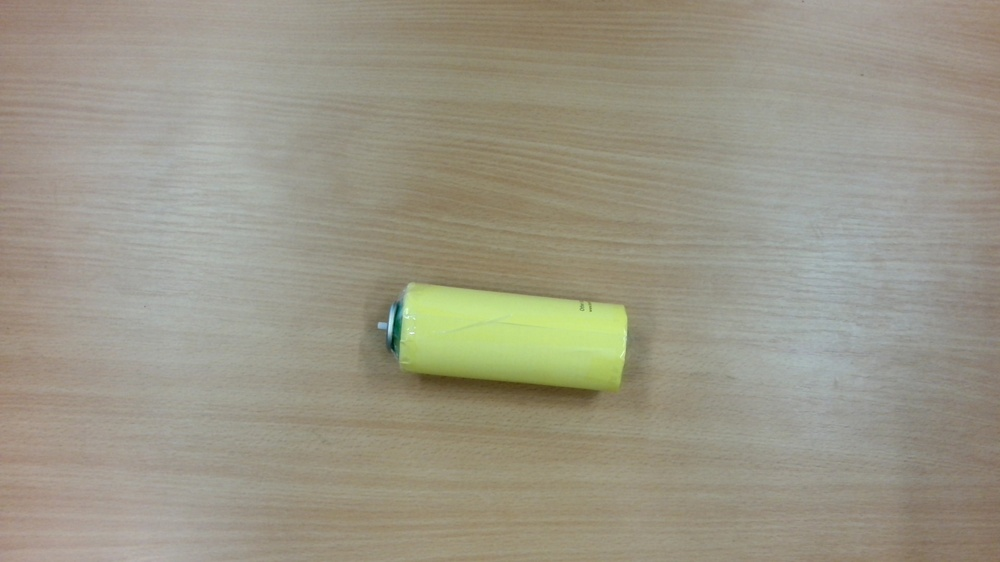
#> input picture data/train/images/photo_1.jpg, 1000 x 562 px, shrunk from 1920 x 1080 before the run, found by its file name
$ python border.py
#> lines starting #> are read from the running program, lines starting #| are printed output that depends on the picture; after the words box and inside, x2 and y2 are one past the last pixel; in counts of white or black regions, pixels touching at a corner belong together
#> further down, image is the input picture: shape (562, 1000, 3); mean B, G, R 134.1, 150.7, 155
import cv2
import numpy as np
import matplotlib.pyplot as plt
import random

def apply_watershed(image):
    # Convert to grayscale
    gray = cv2.cvtColor(image, cv2.COLOR_BGR2GRAY)

    # Apply binary thresholding
    _, thresh = cv2.threshold(gray, 0, 255, cv2.THRESH_BINARY_INV + cv2.THRESH_OTSU)
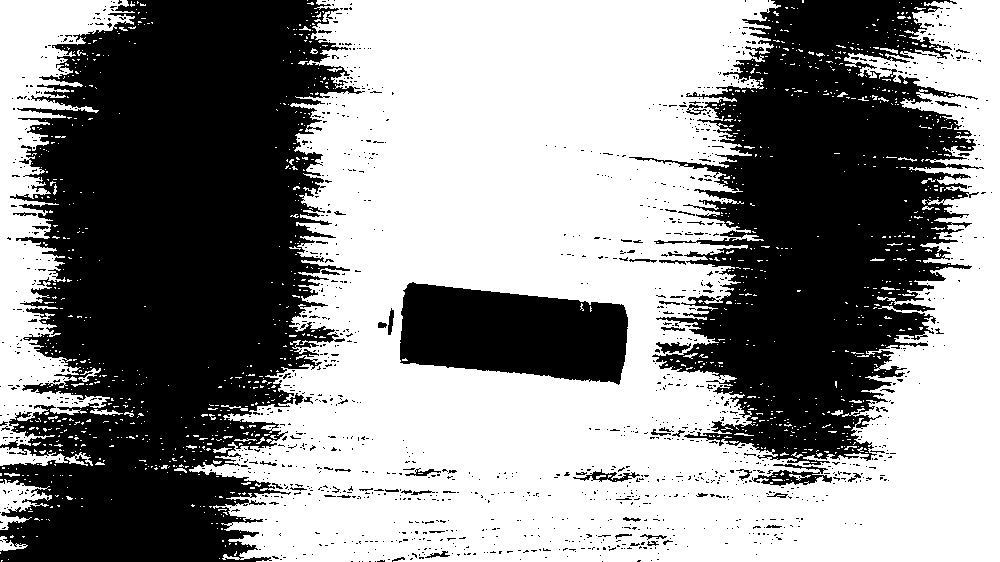
#> thresh: shape (562, 1000); 55.9% white; 1440 black regions (1374 under 20 px), largest, box (x1, y1, x2, y2) and area: (0, 0, 365, 562) 135928, (629, 0, 984, 465) 85788, (400, 282, 628, 385) 17673

    # Noise removal using morphological opening
    kernel = np.ones((3, 3), np.uint8)
    opening = cv2.morphologyEx(thresh, cv2.MORPH_OPEN, kernel, iterations=2)
#> opening: shape (562, 1000); 50.5% white; 414 black regions (368 under 20 px), largest, box (x1, y1, x2, y2) and area: (0, 0, 382, 562) 151344, (613, 0, 986, 499) 103400, (400, 282, 628, 385) 17761

    # Sure background area using dilation
    sure_bg = cv2.dilate(opening, kernel, iterations=3)
#> sure_bg: shape (562, 1000); 56.5% white; 22 black regions (9 under 20 px), largest, box (x1, y1, x2, y2) and area: (0, 0, 351, 562) 138447, (656, 0, 974, 485) 89871, (403, 286, 625, 379) 15808

    # Finding sure foreground area using distance transform
    dist_transform = cv2.distanceTransform(opening, cv2.DIST_L2, 5)
    _, sure_fg = cv2.threshold(dist_transform, 0.7 * dist_transform.max(), 255, 0)
#> sure_fg: shape (562, 1000) float32; 1.2% white; 2 white regions, box (x1, y1, x2, y2) and area: (467, 0, 626, 53) 5060, (960, 464, 1000, 562) 1413

    # Finding unknown region
    sure_fg = np.uint8(sure_fg)
    unknown = cv2.subtract(sure_bg, sure_fg)

    # Marker labelling
    _, markers = cv2.connectedComponents(sure_fg)
#> markers: shape (562, 1000) int32; 3 distinct labels, from 0 to 2

    # Add one to all labels so that sure background is not 0, but 1
    markers = markers + 1
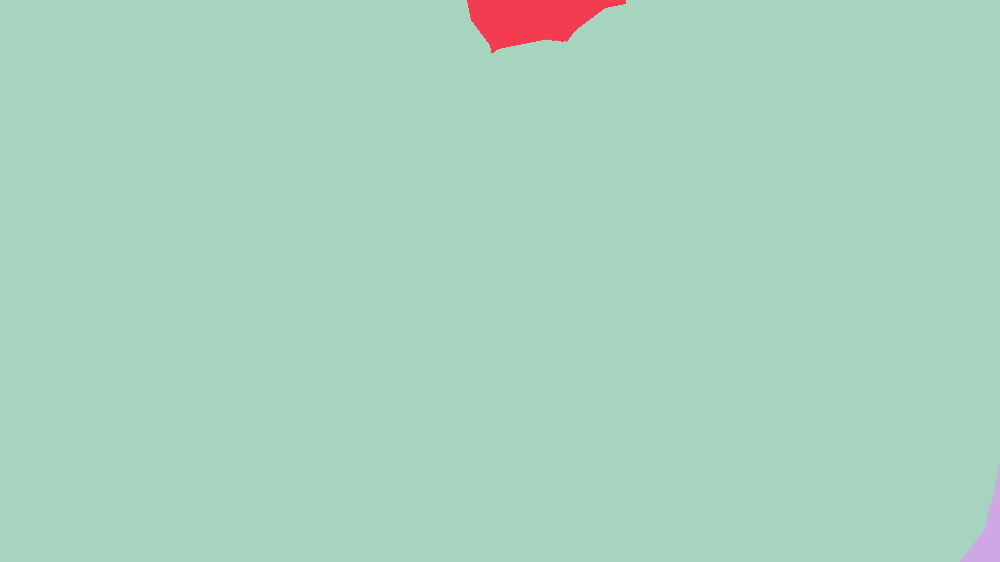
#> markers: shape (562, 1000) int32; 3 distinct labels, from 1 to 3; one colour per label, 0 black

    # Now, mark the region of unknown with zero
    markers[unknown == 255] = 0
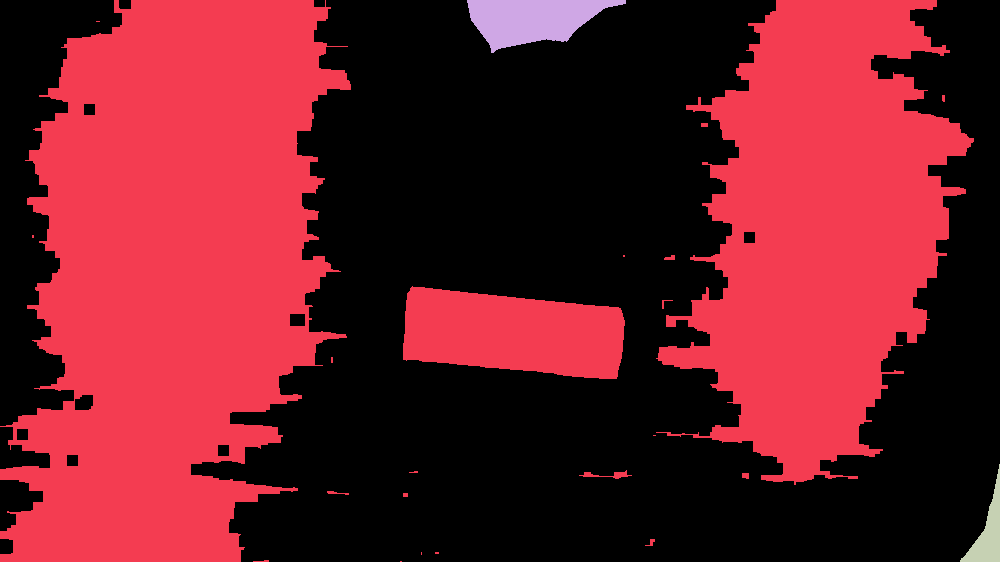
#> markers: shape (562, 1000) int32; 4 distinct labels, from 0 to 3; one colour per label, 0 black

    # Apply watershed
    markers = cv2.watershed(image, markers)
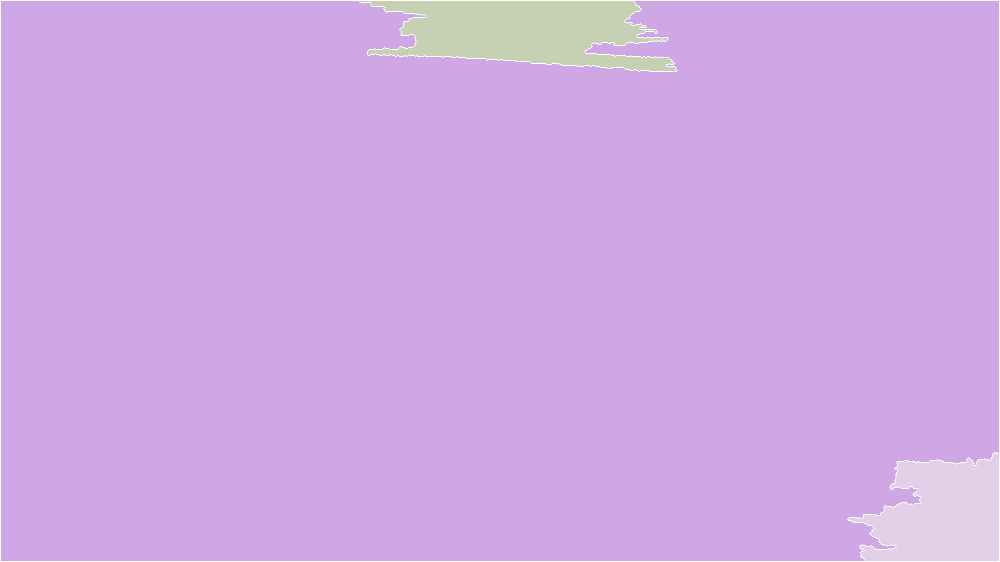
#> markers: shape (562, 1000) int32; 4 distinct labels, from -1 to 3; one colour per label, 0 black, -1 white
    image[markers == -1] = [255, 0, 0]  # Marking boundaries in red
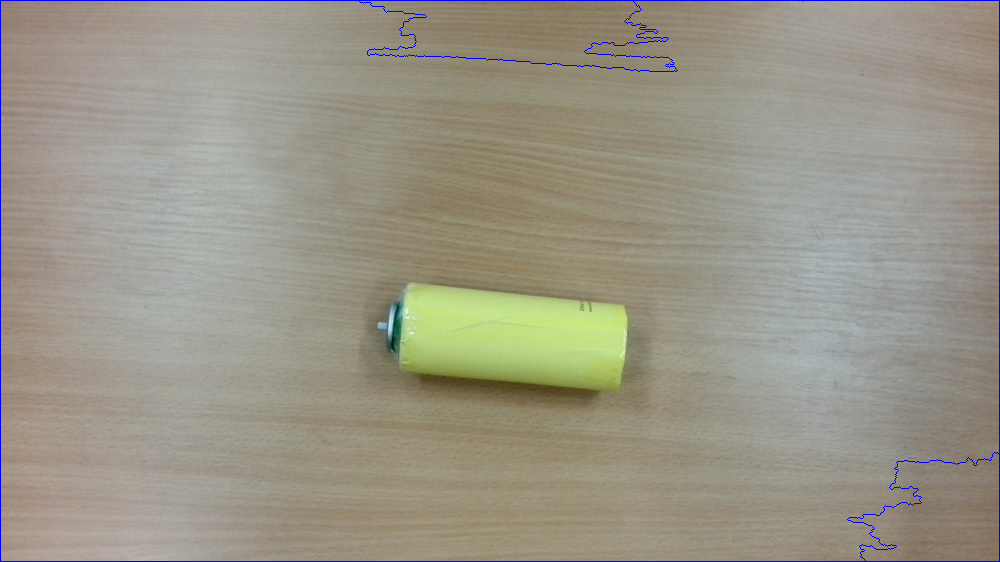
#> image: shape (562, 1000, 3); 0.77% of pixels changed, all inside (x1, y1, x2, y2) = (0, 0, 1000, 562)

    # Extracting border points, excluding edges near the image boundary
    height, width = image.shape[:2]
    margin = 10  # Margin to exclude near the image edges
    border_points = np.column_stack(np.where(markers == -1))
#> border_points = 4349 pairs, first value 0 to 561, second value 0 to 999
    filtered_border_points = [pt for pt in border_points if margin < pt[0] < height - margin and margin < pt[1] < width - margin]
#> filtered_border_points = 1163 pairs, first value 11 to 551, second value 367 to 989

    return image, filtered_border_points

def pick_random_points(points, num_points=500):
    if len(points) < num_points:
        print(f"Warning: Requested {num_points} points, but only {len(points)} are available.")
        num_points = len(points)
    return random.sample(points, num_points)

# Load the image from your specified path
image_path = '/Users/vishaltala/Desktop/Thesis/Codes/Object-Detection-Using-YOLO-v5/yolov5/runs/detect/exp/crops/Cylinder/photo_1.jpg'
image = cv2.imread(image_path)

# Apply watershed and get border points
result, border_points = apply_watershed(image)
#> border_points has the same summary as filtered_border_points in apply_watershed

# Pick 500 random points from the border
random_border_points = pick_random_points(border_points, 500)
#> random_border_points = 500 pairs, first value 11 to 551, second value 367 to 985

# Draw the random points on the image
for point in random_border_points:
    cv2.circle(result, tuple(point[::-1]), 5, (0, 255, 255), -1)  # Draw in yellow
#> this loop made 500 passes
#> point on passes 1 to 3: [71, 676], [462, 944], [21, 408]
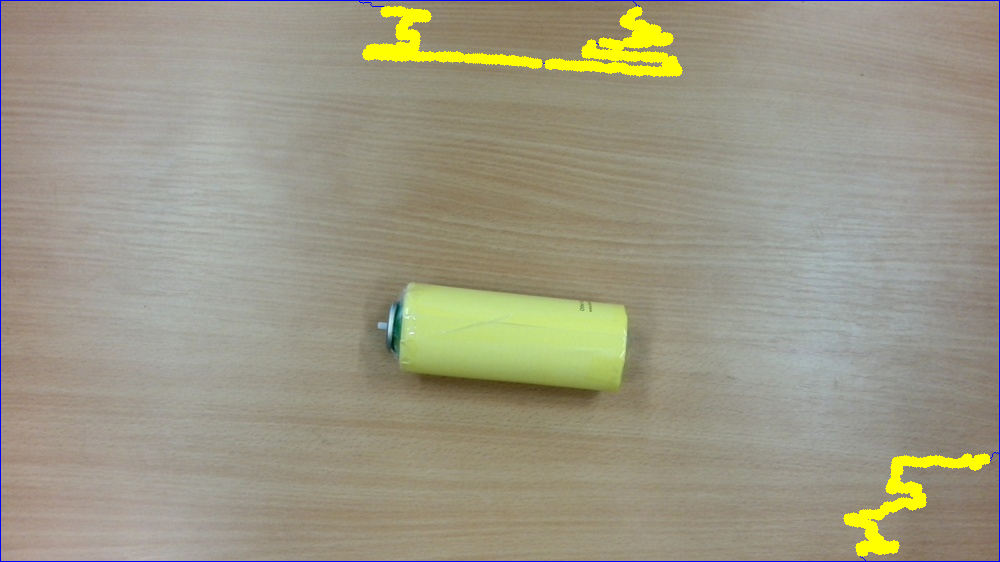
#> result: shape (562, 1000, 3); 1.89% of pixels changed, all inside (x1, y1, x2, y2) = (362, 6, 991, 557)

plt.subplot()
plt.imshow(cv2.cvtColor(result, cv2.COLOR_BGR2RGB))
plt.title('Filtered Border Points')
plt.axis('off')
plt.show()

# Print the random points
print("Random Border Points:")
for point in random_border_points:
    formatted_points = ', '.join(['[' + ', '.join(map(str, point)) + ']' for point in random_border_points])
print(f"[{formatted_points}]")
#> (printed output is left out)

$ run again, with data/train/images/photo_10.jpg copied over data/train/images/photo_1.jpg
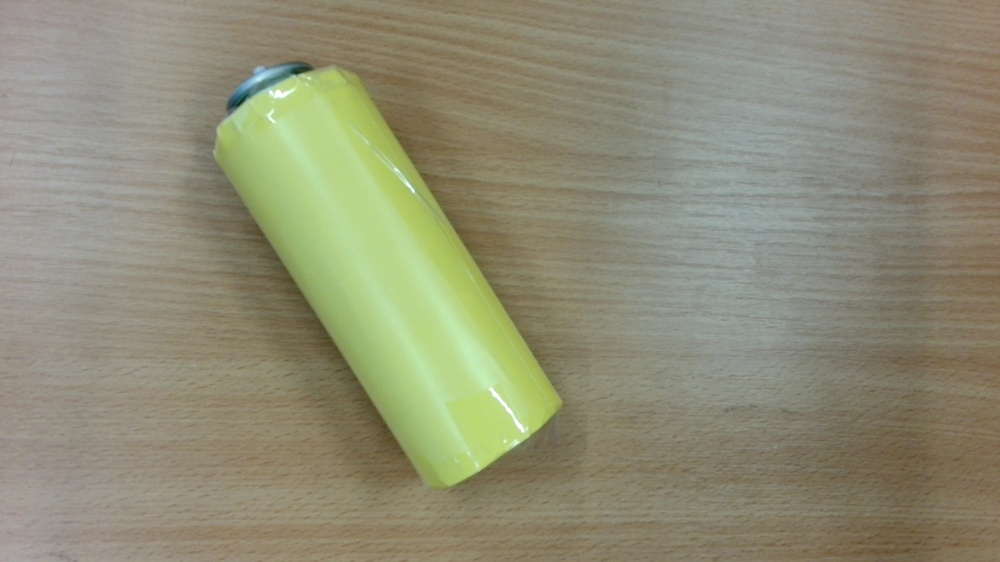
#> input picture data/train/images/photo_10.jpg, 1000 x 562 px, shrunk from 1920 x 1080 before the run, found by its file name
#> image is the input picture: shape (562, 1000, 3); mean B, G, R 117.2, 141.6, 143
#> in apply_watershed, `_, thresh = cv2.threshold(gray, 0, 255, cv2.THRESH_BINARY_INV + cv2.TH..`:
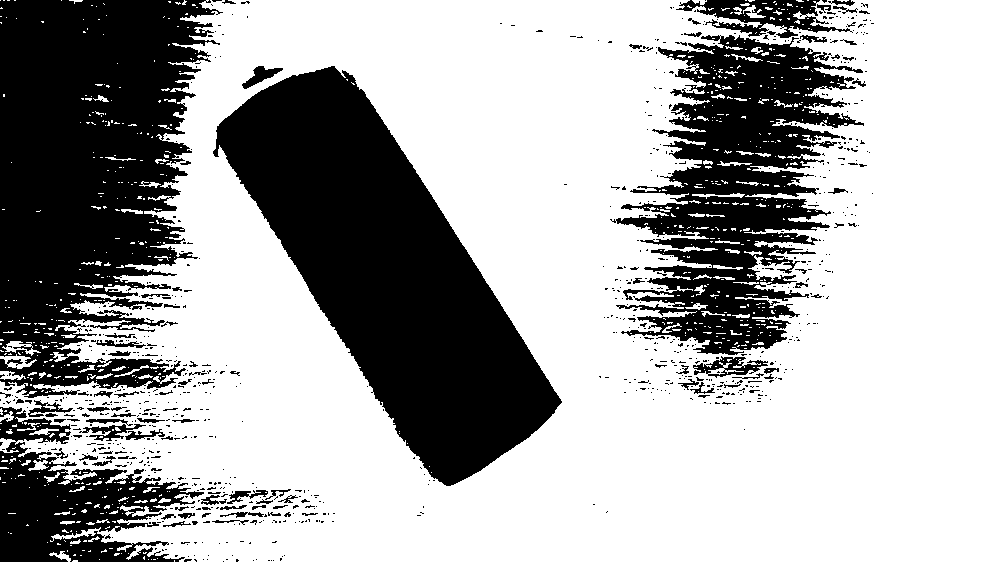
#> thresh: shape (562, 1000); 66.4% white; 867 black regions (770 under 20 px), largest, box (x1, y1, x2, y2) and area: (213, 66, 562, 486) 65182, (0, 0, 223, 398) 60633, (610, 35, 864, 355) 36978
#> opening: shape (562, 1000); 61.4% white; 164 black regions (146 under 20 px), largest, box (x1, y1, x2, y2) and area: (0, 0, 309, 562) 94730, (213, 66, 562, 486) 65354, (605, 0, 871, 405) 55583
#> sure_bg: shape (562, 1000); 67.3% white; 28 black regions (15 under 20 px), largest, box (x1, y1, x2, y2) and area: (0, 0, 242, 562) 78691, (219, 70, 557, 482) 60760, (627, 0, 856, 390) 42402
#> image: shape (562, 1000, 3); 0.71% of pixels changed, all inside (x1, y1, x2, y2) = (0, 0, 1000, 562)
#> in apply_watershed, `border_points = np.column_stack(np.where(markers == -1))`: border_points = 4002 pairs, first value 0 to 561, second value 0 to 999
#> filtered_border_points = 853 pairs, first value 395 to 551, second value 697 to 989
#> `result, border_points = apply_watershed(image)`: border_points has the same summary as filtered_border_points in apply_watershed
#> random_border_points = 500 pairs, first value 395 to 551, second value 697 to 989
#> the loop `for point in random_border_points:` made 500 passes
#> point on passes 1 to 3: [477, 721], [543, 761], [484, 728]
#> after the loop `for point in random_border_points:`:
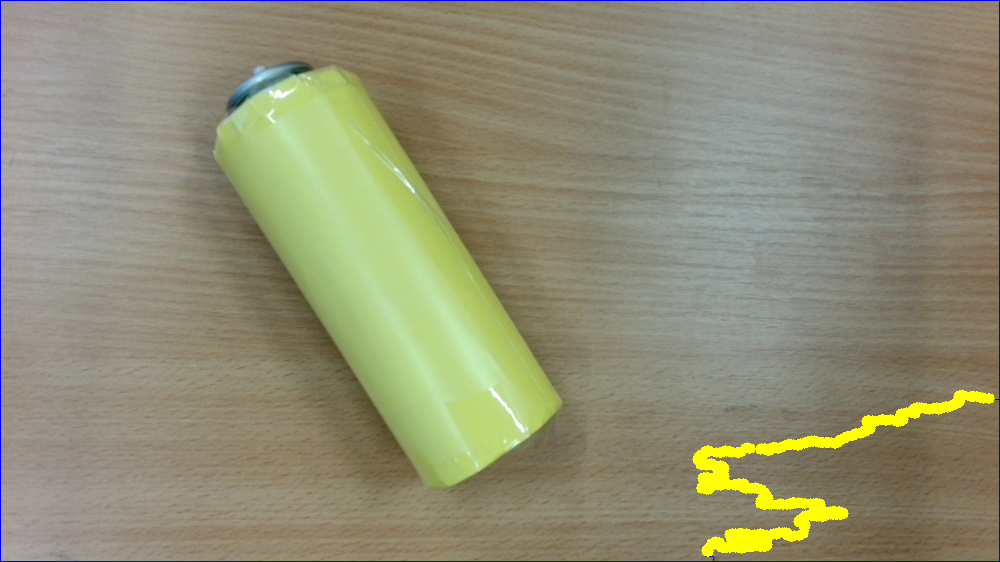
#> result: shape (562, 1000, 3); mean B, G, R 116.5, 142.9, 144.1
#> (printed output is left out)
